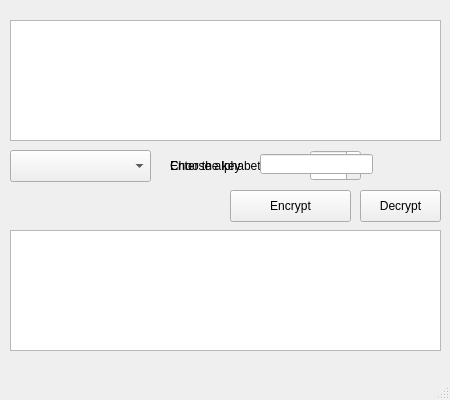
<?xml version="1.0" encoding="UTF-8"?>
<ui version="4.0">
 <class>MainWindow</class>
 <widget class="QMainWindow" name="MainWindow">
  <property name="geometry">
   <rect>
    <x>0</x>
    <y>0</y>
    <width>450</width>
    <height>400</height>
   </rect>
  </property>
  <property name="windowTitle">
   <string>Cryptographer GUI</string>
  </property>
  <widget class="QWidget" name="centralwidget">
   <widget class="QTextBrowser" name="outputText">
    <property name="geometry">
     <rect>
      <x>10</x>
      <y>230</y>
      <width>431</width>
      <height>121</height>
     </rect>
    </property>
   </widget>
   <widget class="QPlainTextEdit" name="inputText">
    <property name="geometry">
     <rect>
      <x>10</x>
      <y>20</y>
      <width>431</width>
      <height>121</height>
     </rect>
    </property>
   </widget>
   <widget class="QPushButton" name="encrButton">
    <property name="geometry">
     <rect>
      <x>230</x>
      <y>190</y>
      <width>121</width>
      <height>32</height>
     </rect>
    </property>
    <property name="text">
     <string>Encrypt</string>
    </property>
   </widget>
   <widget class="QPushButton" name="decrButton">
    <property name="geometry">
     <rect>
      <x>360</x>
      <y>190</y>
      <width>81</width>
      <height>32</height>
     </rect>
    </property>
    <property name="text">
     <string>Decrypt</string>
    </property>
   </widget>
   <widget class="QComboBox" name="comboBox">
    <property name="geometry">
     <rect>
      <x>10</x>
      <y>150</y>
      <width>141</width>
      <height>32</height>
     </rect>
    </property>
   </widget>
   <widget class="QSpinBox" name="spinBox">
    <property name="geometry">
     <rect>
      <x>310</x>
      <y>150</y>
      <width>51</width>
      <height>31</height>
     </rect>
    </property>
   </widget>
   <widget class="QLabel" name="caesarLabel">
    <property name="geometry">
     <rect>
      <x>170</x>
      <y>155</y>
      <width>141</width>
      <height>21</height>
     </rect>
    </property>
    <property name="text">
     <string>Choose alphabet shift</string>
    </property>
   </widget>
   <widget class="QLabel" name="keyLabel">
    <property name="enabled">
     <bool>true</bool>
    </property>
    <property name="geometry">
     <rect>
      <x>170</x>
      <y>155</y>
      <width>81</width>
      <height>21</height>
     </rect>
    </property>
    <property name="text">
     <string>Enter the key</string>
    </property>
   </widget>
   <widget class="QLineEdit" name="keyEdit">
    <property name="geometry">
     <rect>
      <x>260</x>
      <y>154</y>
      <width>113</width>
      <height>20</height>
     </rect>
    </property>
   </widget>
  </widget>
  <widget class="QMenuBar" name="menubar">
   <property name="geometry">
    <rect>
     <x>0</x>
     <y>0</y>
     <width>450</width>
     <height>22</height>
    </rect>
   </property>
  </widget>
  <widget class="QStatusBar" name="statusbar"/>
 </widget>
 <resources/>
 <connections/>
</ui>
